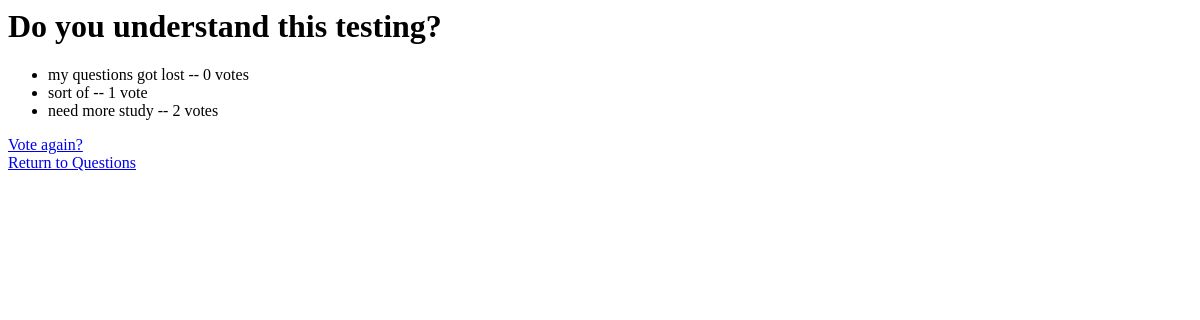
Page /polls/7/results/ on the earlier database version.
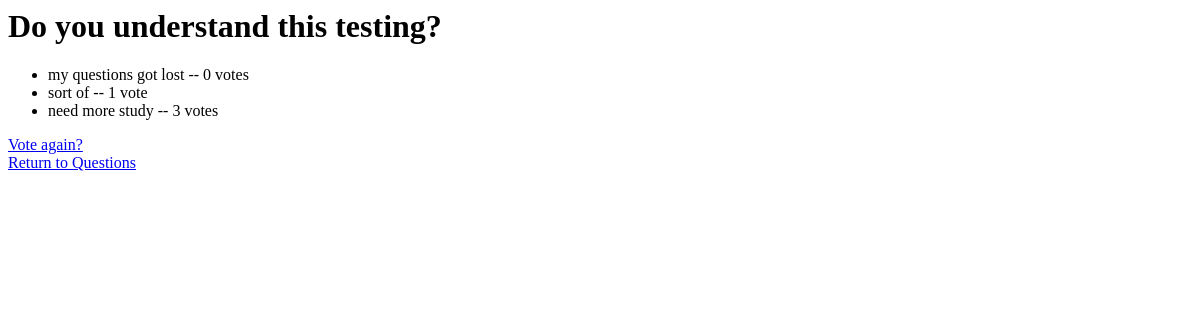
Same page on the later database version.
### polls/models.py (models this page shows, shortened)
class Choice(models.Model):
		question = models.ForeignKey(Question)
		choice_text = models.CharField(max_length=200)
		votes = models.IntegerField(default=0)

### polls/views.py (the view)
# urls.py: url(r'^(?P<pk>[0-9]+)/results/$', views.ResultsView.as_view(), name='results'),   # /polls/5/results/
class ResultsView(generic.DetailView):
	model = Question
	template_name = 'polls/results.html'

### polls/templates/polls/results.html
<h1>
	{{ question.question_date }}
</h1>
<ul>
	{% for choice in question.choice_set.all %}
	<li>
		{{ choice.choice_text }} -- {{ choice.votes }} vote{{ choice.votes|pluralize }}
	{% endfor %}
</ul>
<a href="{% url 'polls:detail' question.id %}">Vote again?</a><br>
<a href="{% url 'polls:index' %}">Return to Questions</a>

Differences in the rows shown:
changed Choice "need more study": votes "2" → "3"
